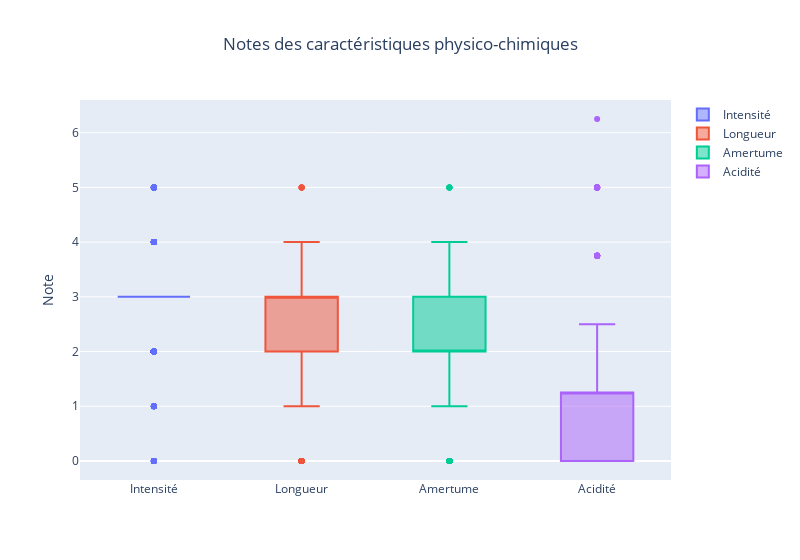

Write notebook code for a chart like this one.
### Code cell
fig = go.Figure()

fig.add_trace(go.Box(y=df_beers['intensite'], name = 'Intensité'))
fig.add_trace(go.Box(y=df_beers['longueur'], name = 'Longueur'))
fig.add_trace(go.Box(y=df_beers['amertume'], name = 'Amertume'))
fig.add_trace(go.Box(y=df_beers['acidite'], name = 'Acidité'))

fig.layout.update(yaxis_title="Note", title="Notes des caractéristiques physico-chimiques", width = 800, title_x=0.5)
fig.show()

### Figure 1 — Plotly figure (JSON) as saved in the notebook; plotly's stock layout.template omitted (floating-point values rounded to 4 significant figures; data arrays with more than 128 entries replaced by an {"elided": "..."} marker saying what was removed)
{"data": [{"name": "Intensité", "type": "box", "y": {"elided": "1130 int values"}}, {"name": "Longueur", "type": "box", "y": {"elided": "1130 int values"}}, {"name": "Amertume", "type": "box", "y": {"elided": "1130 int values"}}, {"name": "Acidité", "type": "box", "y": {"elided": "1130 float values"}}], "layout": {"title": {"text": "Notes des caractéristiques physico-chimiques", "x": 0.5}, "width": 800, "yaxis": {"title": {"text": "Note"}}}}
